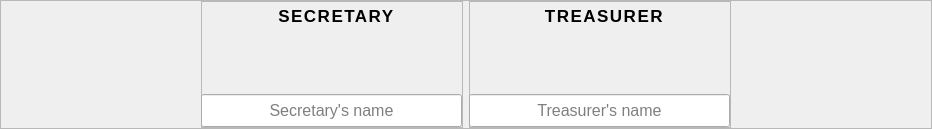
           <widget class="QFrame" name="frame_8">
            <property name="minimumSize">
             <size>
              <width>0</width>
              <height>123</height>
             </size>
            </property>
            <property name="frameShape">
             <enum>QFrame::StyledPanel</enum>
            </property>
            <property name="frameShadow">
             <enum>QFrame::Raised</enum>
            </property>
            <layout class="QHBoxLayout" name="horizontalLayout_5">
             <property name="leftMargin">
              <number>200</number>
             </property>
             <property name="topMargin">
              <number>0</number>
             </property>
             <property name="rightMargin">
              <number>200</number>
             </property>
             <property name="bottomMargin">
              <number>0</number>
             </property>
             <item>
              <widget class="QFrame" name="frame_12">
               <property name="minimumSize">
                <size>
                 <width>262</width>
                 <height>127</height>
                </size>
               </property>
               <property name="maximumSize">
                <size>
                 <width>262</width>
                 <height>11111</height>
                </size>
               </property>
               <property name="frameShape">
                <enum>QFrame::StyledPanel</enum>
               </property>
               <property name="frameShadow">
                <enum>QFrame::Raised</enum>
               </property>
               <widget class="QLabel" name="secretary_img">
                <property name="geometry">
                 <rect>
                  <x>90</x>
                  <y>30</y>
                  <width>91</width>
                  <height>63</height>
                 </rect>
                </property>
                <property name="minimumSize">
                 <size>
                  <width>0</width>
                  <height>0</height>
                 </size>
                </property>
                <property name="styleSheet">
                 <string notr="true">background-color: transparent;</string>
                </property>
                <property name="text">
                 <string/>
                </property>
                <property name="pixmap">
                 <pixmap>../images&amp;icon/treasurer.png</pixmap>
                </property>
                <property name="scaledContents">
                 <bool>true</bool>
                </property>
               </widget>
               <widget class="QLabel" name="label_2">
                <property name="geometry">
                 <rect>
                  <x>60</x>
                  <y>0</y>
                  <width>151</width>
                  <height>30</height>
                 </rect>
                </property>
                <property name="font">
                 <font>
                  <pointsize>13</pointsize>
                  <bold>true</bold>
                 </font>
                </property>
                <property name="styleSheet">
                 <string notr="true">letter-spacing: 1.5px;</string>
                </property>
                <property name="text">
                 <string>&lt;html&gt;&lt;head/&gt;&lt;body&gt;&lt;p align=&quot;center&quot;&gt;SECRETARY&lt;/p&gt;&lt;/body&gt;&lt;/html&gt;</string>
                </property>
               </widget>
               <widget class="QLineEdit" name="secretary_display">
                <property name="geometry">
                 <rect>
                  <x>0</x>
                  <y>93</y>
                  <width>261</width>
                  <height>33</height>
                 </rect>
                </property>
                <property name="font">
                 <font>
                  <pointsize>12</pointsize>
                 </font>
                </property>
                <property name="styleSheet">
                 <string notr="true">text-align: center;</string>
                </property>
                <property name="alignment">
                 <set>Qt::AlignCenter</set>
                </property>
                <property name="readOnly">
                 <bool>true</bool>
                </property>
                <property name="placeholderText">
                 <string>Secretary's name</string>
                </property>
                <property name="cursorMoveStyle">
                 <enum>Qt::LogicalMoveStyle</enum>
                </property>
                <property name="clearButtonEnabled">
                 <bool>false</bool>
                </property>
               </widget>
              </widget>
             </item>
             <item>
              <widget class="QFrame" name="frame_13">
               <property name="minimumSize">
                <size>
                 <width>262</width>
                 <height>127</height>
                </size>
               </property>
               <property name="maximumSize">
                <size>
                 <width>262</width>
                 <height>11111</height>
                </size>
               </property>
               <property name="frameShape">
                <enum>QFrame::StyledPanel</enum>
               </property>
               <property name="frameShadow">
                <enum>QFrame::Raised</enum>
               </property>
               <widget class="QLabel" name="treasurer_img">
                <property name="geometry">
                 <rect>
                  <x>90</x>
                  <y>30</y>
                  <width>91</width>
                  <height>63</height>
                 </rect>
                </property>
                <property name="minimumSize">
                 <size>
                  <width>0</width>
                  <height>0</height>
                 </size>
                </property>
                <property name="styleSheet">
                 <string notr="true">background-color: transparent;</string>
                </property>
                <property name="text">
                 <string/>
                </property>
                <property name="pixmap">
                 <pixmap>../images&amp;icon/secretary.png</pixmap>
                </property>
                <property name="scaledContents">
                 <bool>true</bool>
                </property>
               </widget>
               <widget class="QLabel" name="label_4">
                <property name="geometry">
                 <rect>
                  <x>60</x>
                  <y>0</y>
                  <width>151</width>
                  <height>30</height>
                 </rect>
                </property>
                <property name="font">
                 <font>
                  <pointsize>13</pointsize>
                  <bold>true</bold>
                 </font>
                </property>
                <property name="styleSheet">
                 <string notr="true">letter-spacing: 1.5px;</string>
                </property>
                <property name="text">
                 <string>&lt;html&gt;&lt;head/&gt;&lt;body&gt;&lt;p align=&quot;center&quot;&gt;TREASURER&lt;/p&gt;&lt;/body&gt;&lt;/html&gt;</string>
                </property>
               </widget>
               <widget class="QLineEdit" name="treasurer_display">
                <property name="geometry">
                 <rect>
                  <x>0</x>
                  <y>93</y>
                  <width>261</width>
                  <height>33</height>
                 </rect>
                </property>
                <property name="font">
                 <font>
                  <pointsize>12</pointsize>
                 </font>
                </property>
                <property name="styleSheet">
                 <string notr="true">text-align: center;</string>
                </property>
                <property name="alignment">
                 <set>Qt::AlignCenter</set>
                </property>
                <property name="readOnly">
                 <bool>true</bool>
                </property>
                <property name="placeholderText">
                 <string>Treasurer's name</string>
                </property>
                <property name="cursorMoveStyle">
                 <enum>Qt::LogicalMoveStyle</enum>
                </property>
                <property name="clearButtonEnabled">
                 <bool>false</bool>
                </property>
               </widget>
              </widget>
             </item>
            </layout>
           </widget>
